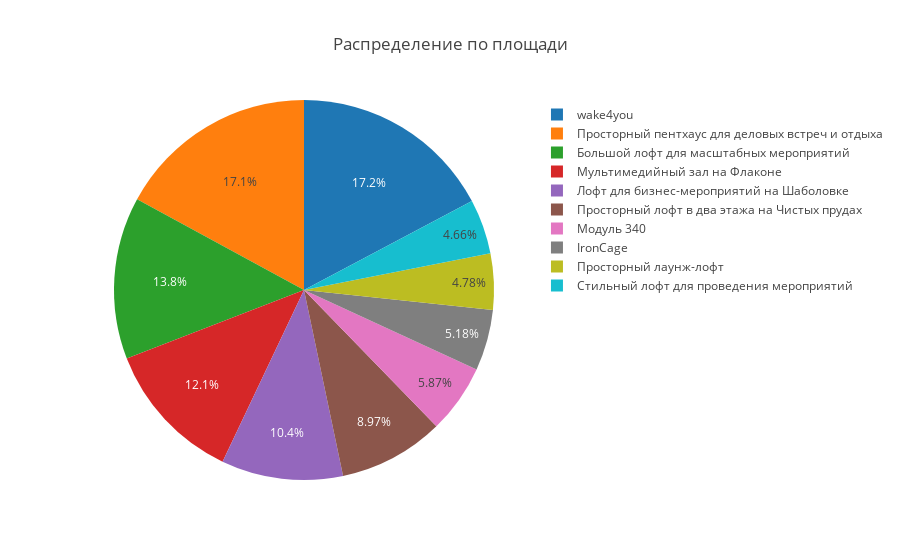

Here is the notebook cell this chart was saved with:
### Markdown cell above
### Распределение по максимальной площади лофта

### Code cell
df_area = dfc[['Name', 'Area']]
df_area = df_area[df_area.Area != 0]
df_area = df_area.sort_values(by='Area', ascending=False)


data = go.Pie(labels=df_area['Name'].values[:MAX], values=df_area['Area'].values[:MAX])
layout = {'title': 'Распределение по площади'}
fig = go.Figure(data=[data], layout=layout)
iplot(fig)

### Figure 1 — Plotly figure (JSON) as saved in the notebook; plotly's stock layout.template omitted (floating-point values rounded to 4 significant figures)
{"data": [{"labels": ["wake4you", "Просторный пентхаус для деловых встреч и отдыха", "Большой лофт для масштабных мероприятий", "Мультимедийный зал на Флаконе", "Лофт для бизнес-мероприятий на Шаболовке", "Просторный лофт в два этажа на Чистых прудах", "Модуль 340", "IronCage", "Просторный лаунж-лофт", "Стильный лофт для проведения мероприятий"], "type": "pie", "values": [10002, 9902, 8002, 7002, 6002, 5202, 3402, 3002, 2772, 2702]}], "layout": {"title": "Распределение по площади"}}
